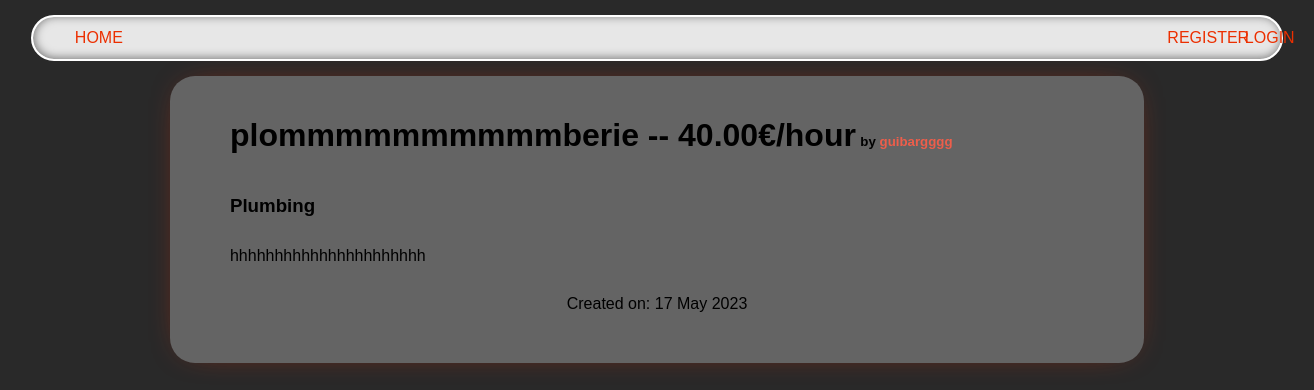
Screenshot of /services/2 with the database file from the repository.
### services/models.py (models this page shows, shortened)
class Service(models.Model):
    company = models.ForeignKey(Company, on_delete=models.CASCADE)
    name = models.CharField(max_length=40)
    name_company = models.CharField(max_length=60)
    description = models.TextField()
    price_hour = models.DecimalField(decimal_places=2, max_digits=100)
    choices = (
        ('Air Conditioner', 'Air Conditioner'),
        ('Carpentry', 'Carpentry'),
        ('Electricity', 'Electricity'),
        ('Gardening', 'Gardening'),
        ('Home Machines', 'Home Machines'),
        ('House Keeping', 'House Keeping'),
        ('Interior Design', 'Interior Design'),
        ('Locks', 'Locks'),
        ('Painting', 'Painting'),
        ('Plumbing', 'Plumbing'),
        ('Water Heaters', 'Water Heaters'),
    )
    field = models.CharField(max_length=30, blank=False,
                             null=False, choices=choices)
    date = models.DateTimeField(auto_now=True, null=False)

### services/views.py (the view)
# urls.py: path('<int:id>', v.index, name='index'),
def index(request, id):
    service = Service.objects.get(id=id)
    return render(request, 'services/single_service.html', {'service': service})

### services/templates/services/single_service.html (shortened to what this page needs)
{% extends 'main/base.html' %}
{% block content %}
    <div class='service_info_header'>
        <h1>{{service.name}} -- {{service.price_hour}}€/hour</h1>
        <h5>by <a href="/company/{{service.name_company}}">{{service.name_company}}</a></h5>
    </div>
    <h3>{{service.field}}</h3>
    <p style="text-align: left;">{{service.description}}</p>
    <p class="created_at">Created on: {{ service.date|date:"d M Y" }}</p>
{% endblock %}

### static/css/style.css (style rules this page uses)
body { background: #292929; font-family: 'Lexend Exa', sans-serif; padding: 0; margin: 0; }
a { color: #ee5e4b; text-decoration: none; }
.content p { text-align: center; margin: 30px 0px; white-space: pre-line; }
.service_info_header { display: block ruby; }
.service_info_header h5 { float: right; }

### rows the page displays
Service: name "plommmmmmmmmmberie", price_hour "40.00", name_company "guibargggg", field "Plumbing", description "hhhhhhhhhhhhhhhhhhhhhh", date "17 May 2023"
